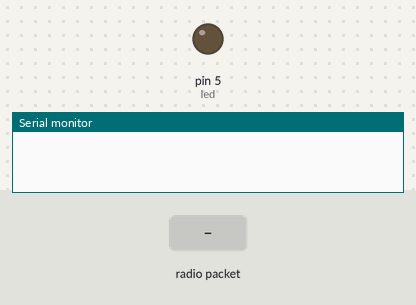
Bench run of a sketch on a simulated Arduino Mega 2560, built with avr-gcc and run on an emulated ATmega2560. On the bench: output pins drawn as LEDs (lit = HIGH), the last lines printed to the serial monitor. Inputs (shaded band) come from the test bench. No radio packets arrive unless stated.

Above: at 2.2 s.
2.3 s: radio packet "ENTER" arrives
At 2.7 s:
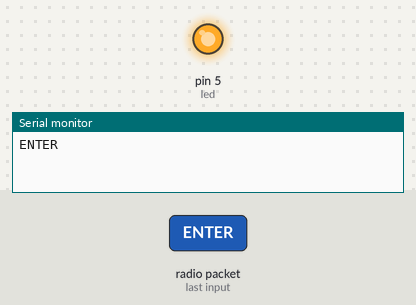
3.8 s: radio packet "ESC" arrives
At 5.0 s:
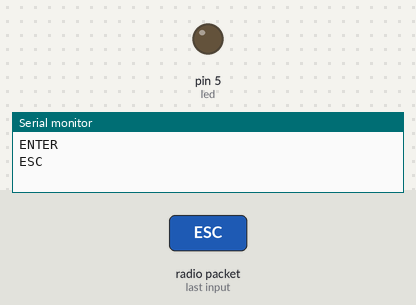
Timing chart, 0 to 6.8 s (numbered marks = the images above; inputs shaded):
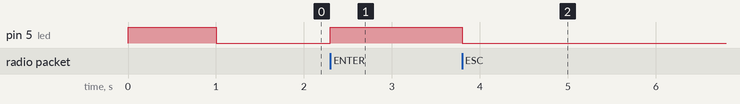

The sketch:

sketch_feb09e.ino
```cpp
#include <SPI.h>
#include "RF24.h"

const uint64_t pipe = 0xE8E8F0F0E1LL; // địa chỉ phát
RF24 radio(9,10);//thay 10 thành 53 với mega
char msg[10];
const int led = 5;
int led_st = 0;
char text[10] = "";
void setup(){
  Serial.begin(9600);
  radio.begin();
  radio.setAutoAck(1);
  radio.setDataRate(RF24_1MBPS);    // Tốc độ dữ liệu
  radio.setChannel(10);               // Đặt kênh
  radio.openReadingPipe(1,pipe);
  radio.startListening();
  pinMode(led, OUTPUT);
 digitalWrite(5,1);
 delay(1000);
 digitalWrite(5,0);
}

void loop(){
 if (radio.available()){
    while (radio.available()){
    radio.read(&text, sizeof(text));
    Serial.println(text);

    }
   }
    if(String(text)=="ENTER") digitalWrite(5,1);
    else if(String(text)=="ESC") digitalWrite(5,0);

}
```

Measured:
- after the input at 2.3 s, pin 5 (led): LOW → HIGH at once
- after the input at 3.8 s, pin 5 (led): HIGH → LOW at once
